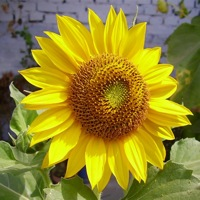
#> input picture Phase3/img1.jpg, 200 x 200 px, found by its file name
$ python 5_eroded.py
#> lines starting #> are read from the running program, lines starting #| are printed output that depends on the picture; after the words box and inside, x2 and y2 are one past the last pixel; in counts of white or black regions, pixels touching at a corner belong together
import cv2
import numpy as np

source_path = "D:\Workspace\code_space\Computer Vision\Computer Vision 1.1\img1.jpg"

img = cv2.imread(source_path)
#> img is the input picture: shape (200, 200, 3); mean B, G, R 43.3, 135.9, 148.6
kernel = np.ones((5,5),np.uint8)


imgGray = cv2.cvtColor(img,cv2.COLOR_BGR2GRAY)
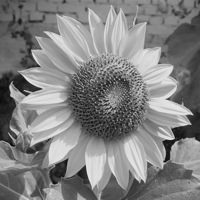
#> imgGray: shape (200, 200); min 11, max 238, mean 129.1
imgBlur = cv2.GaussianBlur(imgGray,(7,7),0)
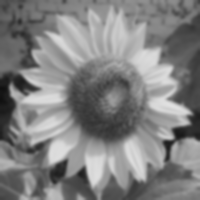
#> imgBlur: shape (200, 200); min 16, max 224, mean 129.1
imgCanny = cv2.Canny(img,200,100)
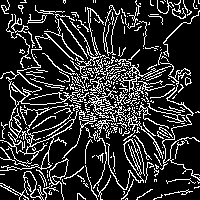
#> imgCanny: shape (200, 200); 19.1% white in thin lines or dots
imgDialation = cv2.dilate(imgCanny,kernel,iterations=1)
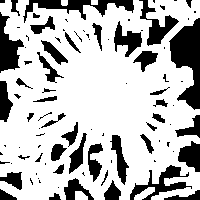
#> imgDialation: shape (200, 200); 73.3% white; 93 black regions (49 under 20 px), largest, box (x1, y1, x2, y2) and area: (169, 18, 200, 110) 1610, (23, 0, 134, 23) 888, (0, 12, 24, 73) 732
imgEroded = cv2.erode(imgDialation,kernel,iterations=1)
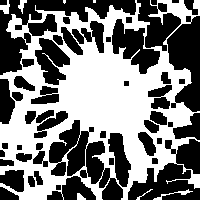
#> imgEroded: shape (200, 200); 48.3% white; 8 white regions (2 under 20 px), largest, box (x1, y1, x2, y2) and area: (0, 0, 200, 200) 19017, (153, 189, 193, 200) 88, (0, 0, 10, 14) 80, (18, 0, 27, 14) 59, (77, 193, 86, 200) 43, (136, 189, 153, 200) 29

cv2.imshow("Normal",img)
cv2.imshow("Gray image",imgGray)
cv2.imshow("Gaussian blur",imgBlur)
cv2.imshow("Canny image",imgCanny)
cv2.imshow("Dialated image",imgDialation)
cv2.imshow("Eroded image",imgEroded)


cv2.waitKey(0)
